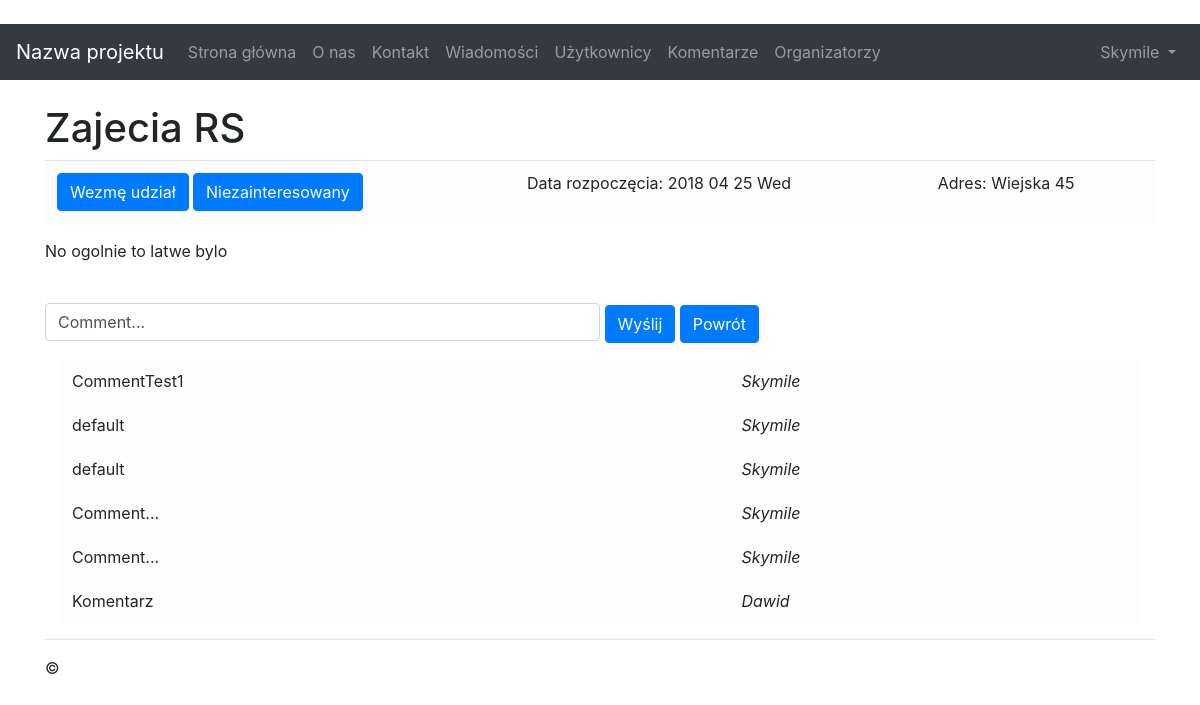
Page /details/2 (signed in) on the committed database.
### app/models.py (models this page shows, shortened)
class News(models.Model):
	title       = models.CharField(max_length = 32)
	date        = models.DateTimeField()
	description = models.TextField()
	address     = models.CharField(max_length = 32)
	created     = models.DateTimeField(auto_now_add=True)
	class Meta:
		verbose_name_plural = 'News'

class Comment(models.Model):
	id_user = models.ForeignKey(User, on_delete=models.PROTECT)
	comment = models.CharField(max_length=128)

### app/views/article.py (the view)
# urls.py: path('details/<int:pk>' , app.views.article.details , name='details' ),
def details(request, pk):
	id_user = find_user(request)
	id_news = find_news(pk)
	if request.method == 'POST':
		form = CommentForms(request.POST)
		if form.is_valid():
			comment = Comment.objects.create(
				comment = form.cleaned_data['comment'],
				id_user = id_user
			)
			CommentNews.objects.create(
				id_comment = comment,
				id_news = id_news
			).save()
			comment.save()
			return HttpResponseRedirect('/news')
	else:
		form = EntryForms()
	return render(request, 'app/news/details.html', {
		'new': id_news,
		'comments' : find_comments(pk),
		'declaration' : declaration_to_str(not is_none_or_empty(find_declarations(id_user, id_news))),
		'interested' : interest_to_str(not is_none_or_empty(find_interested(id_user, id_news)))
	})

### app/support/utilities.py (called while the page is built)
def is_none_or_empty(array):
	return array is None or len(array) == 0

def declaration_to_str(bool):
	return _('Wezmę udział') if bool else _('Nie wezmę udziału')

def interest_to_str(bool):
	return _('Zainteresowany') if bool else _('Niezainteresowany')

def find_user(request):
	return User.objects.get(id=request.user.id)

def find_comments(pk):
	return Comment.objects.filter(id__in=CommentNews.objects.filter(id_news=pk).values_list('id_comment', flat=True))

def find_news(pk):
	return News.objects.get(id=pk)

def find_declarations(user, news):
	return Declaration.objects.filter(id_user=user).filter(id_news=news)

def find_interested(user, news):
	return Interested.objects.filter(id_user=user).filter(id_news=news)

### app/templates/app/news/details.html (shortened to what this page needs)
{% extends "app/shared/layout.html" %}
{% block content %}
<br />
<h1> {{new.title}} </h1>
<div class="table-responsive-sm">
	<table class="table table-light">
	<tbody>
		<tr>
			<td scope="col">
				<button onclick="window.location='{% url 'declare' pk=new.id %}' " class="btn btn-primary">{{ declaration }}</button>
				{% if declaration == 'Wezmę udział' %}
					<button onclick="window.location='{% url 'interest' pk=new.id %}'" class="btn btn-primary">{{ interested }}</button>
				{% endif %}
			</td>
			<td scope="col"> Data rozpoczęcia: {{ new.date|date:"Y m d D" }} </td>
			<td scope="col"> Adres: {{ new.address }} </td>
		</tr>
	</tbody>
	</table>
</div>
<div class="wrap">
	<p>
		{{ new.description }}
	</p>
</div>
<br>
<form method="post">
	<input id="comment" class="form-control hor_input" type="text" name="comment" value="Comment..." />
	<button type="submit" class="btn btn-primary">Wyślij</button>
	<button onclick="window.location='{% url 'news' %}'" class="btn btn-primary">Powrót</button>
</form>
<div class="container">
	<table class="table table-borderless table-light">
		<tbody>
			{% for c in	comments %}
			<tr>
				<td scope="col"> {{ c.comment }} </td>
				<td scope="col"> <i>{{ c.id_user }}</i> </td>
			</tr>
			{% endfor %}
		</tbody>
	</table>
</div>
{% endblock %}

### app/templates/app/partial/loginpartial.html (shortened to what this page needs)
{% if user.is_authenticated %}
	<ul class="navbar-nav ml-auto">
		<li class="nav-item dropdown">
			<a class="nav-link dropdown-toggle" href="#" id="userMenu" data-toggle="dropdown" aria-haspopup="true" aria-expanded="false">
				{{ user.username }}
			</a>
		</li>
	</ul>
{% else %}
	<form class="form-inline ml-auto">
		<a href="{% url 'login' %}" class="btn btn-outline-secondary">Zaloguj</a>
		<a href="{% url 'signup' %}" class="btn btn-primary ml-2">Zarejestruj</a>
	</form>
{% endif %}

### app/static/app/content/styles.css (style rules this page uses)
body { padding-top: 0px; }
.wrap { word-wrap: normal; }
.hor_input { display: inline; width: 50%; }

### rows in the picture
News: title "Zajecia RS", date "2018 04 25 Wed", address "Wiejska 45", description "No ogolnie to latwe bylo"
Comment: comment "CommentTest1", id_user "Skymile"
Comment: comment "default", id_user "Skymile"
Comment: comment "default", id_user "Skymile"
Comment: comment "Comment...", id_user "Skymile"
Comment: comment "Comment...", id_user "Skymile"
Comment: comment "Komentarz", id_user "Dawid"

### other values in the picture
{{ user.username }} "Skymile"
{{ declaration }} "Wezmę udział"
{{ interested }} "Niezainteresowany"
